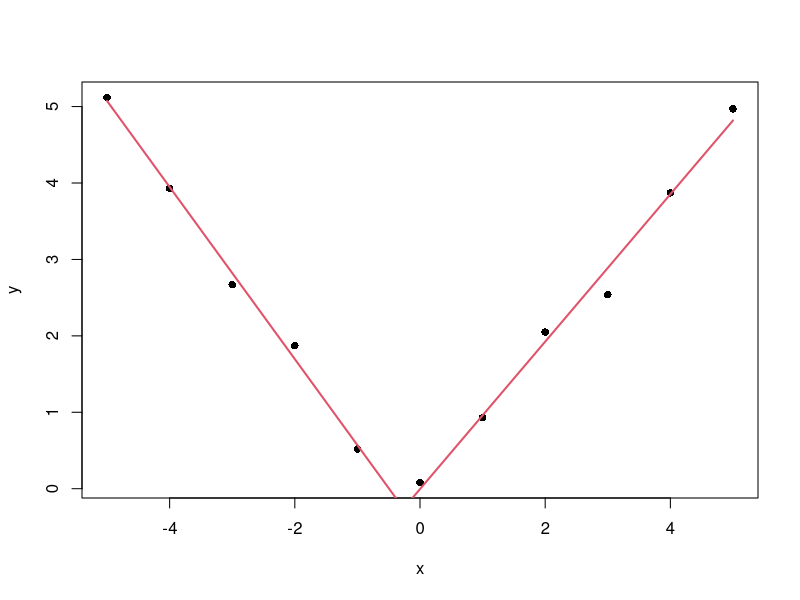

This figure's R source:
## ---- chunk 1
knitr::opts_chunk$set(echo = TRUE)
## ---- chunk 2
library(MASS)
shuttle$auto <- as.integer(shuttle$use == "auto")
model <- glm(auto ~ wind - 1, "binomial", data=shuttle)
coef <- exp(coef(model))
(oddsratio <- coef[1]/coef[2])
## ---- chunk 3
model2 <- glm(auto ~ wind + magn - 1, "binomial", data=shuttle)
coef2 <- exp(coef(model2))
(oddsratio2 <- coef2[1]/coef2[2])
## ---- chunk 4
model3 <- glm(I(1 - auto) ~ wind - 1, "binomial", data=shuttle)
rbind(coef(model), coef(model3))
## ---- chunk 5
data(InsectSprays)
model4 <- glm(count ~ spray - 1, "poisson", data=InsectSprays)
coef4 <- exp(coef(model4))
coef4[1]/coef4[2]
## ---- chunk 6
x <- -5:5
y <- c(5.12, 3.93, 2.67, 1.87, 0.52, 0.08, 0.93, 2.05, 2.54, 3.87, 4.97)
## ---- chunk 7
library(segmented)
model6 <- lm(y ~ x)
model6.segmented <- segmented(model6, seg.Z = ~x, psi=0)
summary(model6.segmented)
slope(model6.segmented)
plot(x, y, pch=16)
plot(model6.segmented, add=T)
